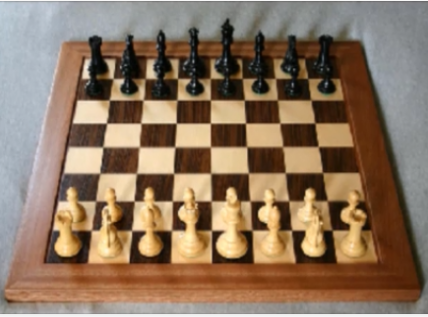
#> input picture intro/images/chessboard.png, 428 x 317 px, found by its file name
$ python cornerdetection.py
#> lines starting #> are read from the running program, lines starting #| are printed output that depends on the picture; after the words box and inside, x2 and y2 are one past the last pixel; in counts of white or black regions, pixels touching at a corner belong together
# Detect up to N corners of an image (specified as 2nd parameter of goodFeaturestoTrack)

# Following https://www.geeksforgeeks.org/python-detect-corner-of-an-image-using-opencv/

# import the required library
import numpy as np
import cv2
from matplotlib import pyplot as plt


# Read image
image_path = r'/home/nroede/Python/Scripts/learncv/intro/images/chessboard.png'
img = cv2.imread(image_path)
#> img is the input picture: shape (317, 428, 3); mean B, G, R 95.8, 117.1, 140.2

# convert image to gray scale image
gray = cv2.cvtColor(img, cv2.COLOR_BGR2GRAY)
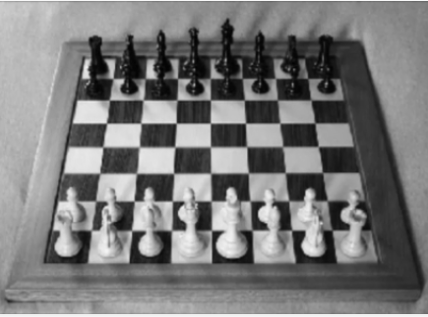
#> gray: shape (317, 428); min 2, max 247, mean 121.6

# detect corners with the goodFeaturesToTrack function.
corners = cv2.goodFeaturesToTrack(gray, 90, 0.01, 10)
#> corners = 90 rows, first 8: [175, 122], [108, 122], [133, 200], [88, 77], [211, 124], [183, 203], [144, 232], [245, 124]
corners = np.int0(corners)

# we iterate through each corner,
# making a circle at each point that we think is a corner.
for i in corners:
	x, y = i.ravel()
	cv2.circle(img, (x, y), 3, 255, -1)
#> this loop made 90 passes
#> (x, y) on passes 1 to 12: (175, 122), (108, 122), (133, 200), (88, 77), (211, 124), (183, 203), (144, 232), (245, 124), (304, 231), (74, 122), (140, 124), (176, 146)
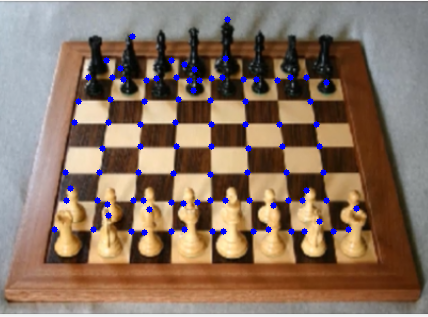
#> img: shape (317, 428, 3); 1.92% of pixels changed, all inside (x1, y1, x2, y2) = (51, 16, 360, 236)

plt.imshow(img), plt.show()

# De-allocate any associated memory usage (press q)
if cv2.waitKey(0) & 0xff == 27:
#> (key Esc is pressed here)
    cv2.destroyAllWindows()
